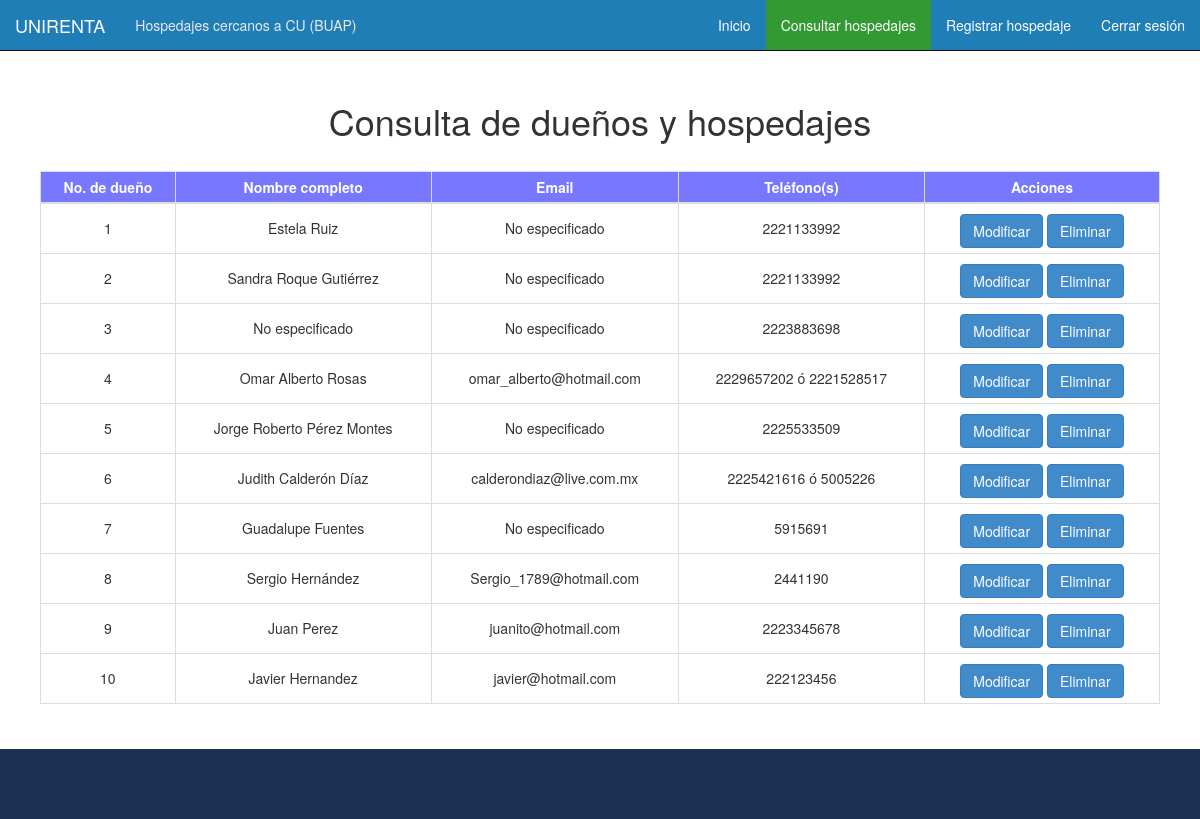
The page /Admin/consulta.php (signed in) on the database its author committed.
### tables this page shows
CREATE TABLE IF NOT EXISTS `clientes` (
  `idCliente` int(11) NOT NULL AUTO_INCREMENT,
  `telefono1` varchar(45) DEFAULT NULL,
  `telefono2` varchar(45) DEFAULT NULL,
  `idPersona` int(11) NOT NULL,
  PRIMARY KEY (`idCliente`),
  KEY `fk_Clientes_Personas1_idx` (`idPersona`)
);

CREATE TABLE IF NOT EXISTS `personas` (
  `idPersona` int(11) NOT NULL AUTO_INCREMENT,
  `nombre` varchar(40) NOT NULL,
  `apellidos` varchar(50) NOT NULL,
  `email` varchar(60) DEFAULT NULL,
  PRIMARY KEY (`idPersona`)
);

### Admin/consulta.php (the view, shortened to what this page needs)
<!DOCTYPE html>
<html>
  <head>
    <link href="../css/bootstrap.min.css" rel="stylesheet" />
    <link href="../css/style.css" rel="stylesheet" />
    <link href="css/admin.css" rel="stylesheet" />
  </head>
  <body>
    <nav class="navbar navbar-inverse navbar-static-top">
      <div class="container-fluid">
        <div class="navbar-header">
          <a class="navbar-brand" href="./index.php">Unirenta</a>
          <p class="navbar-text">Hospedajes cercanos a CU (BUAP)</p>
        </div>
        <div class="collapse navbar-collapse">
          <ul class="nav navbar-nav navbar-right">
          	<li><a href="./index.php">Inicio</a></li>
            <li class="active"><a href="" onClick="window.location.reload()">Consultar hospedajes</a></li>
            <li><a href="./registro.php">Registrar hospedaje</a></li>
            <li><a href="./php/logout.php">Cerrar sesión</a></li>
          </ul>
        </div>
      </div>
    </nav>
    <div class="container">
      <div class="row">
        <div class="col-md-12">
          <div id="content">
            <h1>Consulta de dueños y hospedajes</h1>
            <div id="dueños">
              <?php
			    $dueños = array();
			    $count = 0;
			    $result = mysql_query('SELECT * FROM personas');
			    while($row = mysql_fetch_array($result)){
				  $result2 = mysql_query('SELECT * FROM administradores WHERE idPersona="'.$row['idPersona'].'"');
			      $row_count2 = mysql_num_rows($result2);
				  if ($row_count2 > 0){
				    continue;
				  }
				  else{
				    $dueños[$count] = $row['idPersona'];
				    $count++;
				  }
			    }
			    if (($count != 0) && (count($dueños) != 0)) {
				  echo '<table id="consultas" class="table-bordered table-condensed table-hover" width="100%">
				    <thead>
					  <tr bgcolor="7777FF">
					    <th>No. de dueño</th>
					    <th>Nombre completo</th>
					    <th>Email</th>
					    <th>Teléfono(s)</th>
					    <th>Acciones</th>
					  </tr>
				    </thead>';
				    echo '<tbody>';
				    for ($i = 0; $i < count($dueños); $i++){
				      $result3 = mysql_query('SELECT * FROM clientes WHERE idPersona="'.$dueños[$i].'"');
				      $row2 = mysql_fetch_array($result3);
					  $result4 = mysql_query('SELECT * FROM personas WHERE idPersona="'.$dueños[$i].'"');
					  $row3 = mysql_fetch_array($result4);
			   		  echo '<tr class="clientes">';
					    echo '<td onClick="javascript:mostrar_hos('.$row2['idCliente'].')">'.($i + 1).'</td>';
					    echo '<td onClick="javascript:mostrar_hos('.$row2['idCliente'].')">'.$row3['nombre'].' '.$row3['apellidos'].'</td>';
  					    if ($row3['email'] == "")
					      echo '<td onClick="javascript:mostrar_hos('.$row2['idCliente'].')">No especificado</td>';
					    else
						  echo '<td onClick="javascript:mostrar_hos('.$row2['idCliente'].')">'.$row3['email'].'</td>';
					    if ($row2['telefono2'] == "")
                          echo '<td onClick="javascript:mostrar_hos('.$row2['idCliente'].')">'.$row2['telefono1'].'</td>';
				        else
                          echo '<td onClick="javascript:mostrar_hos('.$row2['idCliente'].')">'.$row2['telefono1'].' ó '.$row2['telefono2'].'</td>';
					    echo '<td><input type="button" class="btn btn-primary" id="modificar" value="Modificar" onClick="mostrar('.$row2['idPersona'].')"/>
						  <input type="button" class="btn btn-primary" id="eliminar" value="Eliminar" onClick="eliminar('.$row2['idPersona'].', '.$row2['idCliente'].')"/>
					    </td>';
					  echo '</tr>';
				    }
				  echo '</table><br />';
			    }
			    else {
			  	  echo '<span>No hay ningún dueño ni hospedaje registrado</span>';
			    }
		      ?>
            </div>
          </div>
        </div>
      </div>
    </div>
    <div class="footer">
      <div class="container">
        <p class="text-muted">&nbsp;</p>
      </div>
    </div>
  </body>
</html>

### css/style.css (style rules this page uses)
html { position: relative; min-height: 100%; }
body { margin-bottom: 85px; }
.navbar .container-fluid { border-radius: 0px; background-color: #1F7EB6; }
.navbar .navbar-brand { text-transform: uppercase; color: #FFFFFF; }
.navbar .navbar-text { color: #EAEAEA; }
.navbar-inverse .navbar-nav > li > a { color: #FFFFFF; }
.navbar-inverse .navbar-nav > .active > a, .navbar-inverse .navbar-nav > .active > a:hover { background-color: #339933; }
h1 { text-align: center; margin-bottom: 30px; }
#content { padding: 10px; }
.footer { position: absolute; bottom: 0; width: 100%; margin-top: 20px; background-color: #1A3151; }
.footer .container { padding: 20px; }
.footer .container .text-muted { color: #BBBBBB; }

### Admin/css/admin.css (style rules this page uses)
#consultas th { text-align: center; color: #FFFFFF; }
#consultas td { text-align:center; }
#consultas td [type=button] { margin-top: 5px; }
.clientes { cursor: pointer; }

### rows shown on the page
clientes: idPersona.nombre "Estela", idPersona.apellidos "Ruiz", telefono1 "2221133992"
clientes: idPersona.nombre "Sandra", idPersona.apellidos "Roque Gutiérrez", telefono1 "2221133992"
clientes: idPersona.nombre "No", idPersona.apellidos "especificado", telefono1 "2223883698"
clientes: idPersona.nombre "Omar", idPersona.apellidos "Alberto Rosas", idPersona.email "omar_alberto@hotmail.com", telefono1 "2229657202", telefono2 "2221528517"
clientes: idPersona.nombre "Jorge Roberto", idPersona.apellidos "Pérez Montes", telefono1 "2225533509"
clientes: idPersona.nombre "Judith", idPersona.apellidos "Calderón Díaz", idPersona.email "calderondiaz@live.com.mx", telefono1 "2225421616", telefono2 "5005226"
clientes: idPersona.nombre "Guadalupe", idPersona.apellidos "Fuentes", telefono1 "5915691"
clientes: idPersona.nombre "Sergio", idPersona.apellidos "Hernández", idPersona.email "Sergio_1789@hotmail.com", telefono1 "2441190"
clientes: idPersona.nombre "Juan", idPersona.apellidos "Perez", idPersona.email "juanito@hotmail.com", telefono1 "2223345678"
clientes: idPersona.nombre "Javier", idPersona.apellidos "Hernandez", idPersona.email "javier@hotmail.com", telefono1 "222123456"
